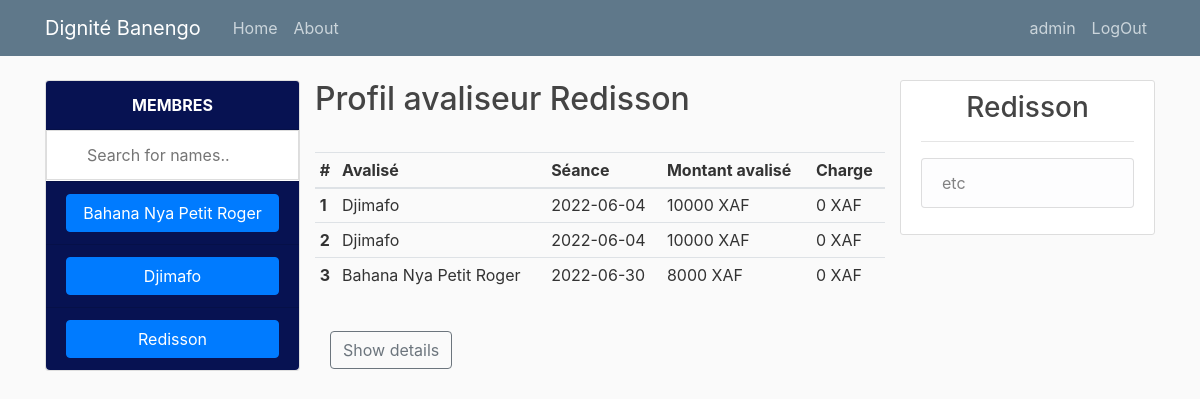
The app's page /profil_avaliseur/?membre=3 (signed in) with its own data.
### tontine/models.py (models this page shows, shortened)
class Membre(models.Model):
    user = models.OneToOneField(User, on_delete=models.CASCADE)
    nom = models.CharField(max_length=100, unique=True)
    matricule = models.CharField(max_length=8, unique=True)
    telephone = models.CharField(max_length=10, blank=True, null=True)
    qualite = models.CharField(max_length=100, blank=True, null=True)
    profession = models.CharField(max_length=100, blank=True, null=True)
    sexe = models.CharField(choices=SEXE_CHOICES, max_length=1)
    date_naissance = models.DateField(blank=True, null=True)
    date_adhesion = models.DateField()
    created = models.DateTimeField(auto_now_add=True)
    updated = models.DateTimeField(auto_now=True)
    cotisation = models.ForeignKey(MontantCotisation, on_delete=models.CASCADE)
    presence = models.ForeignKey(MontantPresence, on_delete=models.CASCADE)
    agape = models.ForeignKey(MontantAgape, on_delete=models.CASCADE)
    bank = models.ForeignKey(MontantBank, on_delete=models.SET_NULL, blank=True, null=True)
    bank_bool = models.BooleanField(default=False)
    cotisation_bool = models.BooleanField(default=False)
    presence_bool = models.BooleanField(default=True)
    total_impaye = models.IntegerField(default=0)
    total_seance = models.IntegerField(default=0)
    total_consigne = models.IntegerField(default=0)
    reserve = models.IntegerField(default=0)

class BeneficiaireTontine(models.Model):
    seance = models.ForeignKey(Seance, on_delete=models.CASCADE)
    membre = models.ForeignKey(Membre, on_delete=models.CASCADE)
    montant = models.PositiveIntegerField()
    avaliseur = models.ForeignKey(Avaliseur, on_delete=models.CASCADE)
    enchere = models.PositiveIntegerField()
    created = models.DateTimeField(auto_now_add=True)
    updated = models.DateTimeField(auto_now=True)
    author= models.ForeignKey(User, on_delete=models.SET_NULL, blank=True, null=True)
    @property
    def charge(self):
        list_beneficier = BeneficiaireTontine.objects.filter(membre=self.membre)
        cap_beneficier = sum([value.montant for value in list_beneficier if value.seance.tontine_is_active==True])
        d = self.membre.cotisation.montant + self.membre.presence.montant + self.membre.agape.montant
        impaye_cotisation = self.membre.total_impaye * (self.membre.cotisation.montant/d)
        impaye_cotisation = int(impaye_cotisation)
        reserve = self.membre.reserve * (self.membre.cotisation.montant/d)
        reserve = int(reserve)
        list_encais = Encaissement.objects.filter(membre=self.membre)
        entrees_cotisation = sum([c.tontine_cotisation for c in list_encais if c.tontine_is_active==True])
        cap_risque = reserve + entrees_cotisation -(impaye_cotisation+cap_beneficier)
        return -min(cap_risque, 0)

class Seance(models.Model):
    date_seance = models.DateField(unique=True)
    president_jour = models.ForeignKey(Membre, on_delete=models.SET_NULL, blank=True, null=True)
    exercice_tontine = models.ForeignKey(ExerciceTontine, on_delete=models.CASCADE)
    exercice_presence = models.ForeignKey(ExercicePresence, on_delete=models.CASCADE)
    closed = models.BooleanField(default=False)
    total_presence = models.IntegerField(default=0)
    total_agape = models.IntegerField(default=0)
    total_tontine = models.IntegerField(default=0)
    total_encais = models.IntegerField(default=0)
    nbechec_agape= models.IntegerField(default=0)
    nbechec_presence= models.IntegerField(default=0)
    nbechec_cotisation= models.IntegerField(default=0)
    mtechec_agape= models.IntegerField(default=0)
    mtechec_presence= models.IntegerField(default=0)
    mtechec_cotisation= models.IntegerField(default=0)
    created = models.DateTimeField(auto_now_add=True)
    updated = models.DateTimeField(auto_now=True)
    author= models.ForeignKey(User, on_delete=models.SET_NULL, blank=True, null=True)
    def __str__(self):
        return str(self.date_seance)
    @property
    def tontine_is_active(self):
        if self.exercice_tontine.is_active:
            return True
        return False

class ExerciceTontine(models.Model):
    date_debut = models.DateTimeField(unique=True)
    date_franchise = models.DateField(unique=True)
    nbre_semaines = models.PositiveIntegerField(default=52)
    is_active = models.BooleanField(default=True)
    created = models.DateTimeField(auto_now_add=True)
    updated = models.DateTimeField(auto_now=True)
    author= models.ForeignKey(User, on_delete=models.SET_NULL, blank=True, null=True)

class MontantCotisation(models.Model):
    montant = models.PositiveIntegerField(unique=True)
    taux_sanction_before = models.PositiveIntegerField(default=30)
    taux_sanction_after = models.PositiveIntegerField(default=50)
    created = models.DateTimeField(auto_now_add=True)
    updated = models.DateTimeField(auto_now=True)

class MontantPresence(models.Model):
    montant = models.PositiveIntegerField(unique=True)
    sanction = models.PositiveIntegerField(unique=True, default=250)
    created = models.DateTimeField(auto_now_add=True)
    updated = models.DateTimeField(auto_now=True)

class MontantAgape(models.Model):
    montant = models.PositiveIntegerField(unique=True)
    created = models.DateTimeField(auto_now_add=True)
    updated = models.DateTimeField(auto_now=True)

class Encaissement(models.Model):
    seance = models.ForeignKey(Seance, on_delete=models.CASCADE)
    membre = models.ForeignKey(Membre, on_delete=models.CASCADE)
    reglement = models.PositiveIntegerField(default=0)
    tontine_presence = models.PositiveIntegerField(default=0)
    tontine_agape = models.PositiveIntegerField(default=0)
    tontine_cotisation = models.PositiveIntegerField(default=0)
    echec_presence = models.BooleanField(default=False)
    echec_agape = models.BooleanField(default=False)
    echec_cotisation = models.BooleanField(default=False)
    called = models.BooleanField(default=False)
    created = models.DateTimeField(auto_now_add=True)
    updated = models.DateTimeField(auto_now=True)
    author= models.ForeignKey(User, on_delete=models.SET_NULL, blank=True, null=True)
    @property
    def tontine_is_active(self):
        if self.seance.tontine_is_active:
            return True
        return False

### tontine/views.py (the view)
# urls.py: path('profil_avaliseur/', views.profil_avaliseur, name='profil_avaliseur'),
@login_required
def profil_avaliseur(request):
	context = {}
	if request.user.is_staff:
		membres = Membre.objects.all().order_by("nom")
		context['membres']= membres
	else:
		if Membre.objects.filter(user=request.user).exists():
			membres = Membre.objects.filter(user=request.user)
			context['membres']= membres
	if request.GET.get('membre'):
		params = request.GET.get('membre')
		membre = get_object_or_404(Membre, pk=params)
		avaliseur = Avaliseur.objects.filter(membre=membre).first()
		mes_avalises = BeneficiaireTontine.objects.filter(avaliseur=avaliseur, seance__exercice_tontine__is_active=True)
		encaissements = Encaissement.objects.filter(membre__in=[c.membre for c in mes_avalises], seance__exercice_tontine__is_active=True).filter(echec_cotisation=True)
		context['membre']= membre
		context['mes_avalises'] = mes_avalises
		context['encaissements']= encaissements
	return render(request, 'tontine/profil_avaliseur.html', context)

### tontine/templates/tontine/profil_avaliseur.html (shortened to what this page needs)
{% extends "tontine/base.html" %}
{% load crispy_forms_tags %}
{% block content %}
<div class="content-fluid">
    <div class="row">
        <div class="col-md-3" style="max-height: 650px; max-width: 400px; overflow: scroll; overflow-x: hidden;">
            <div class="card" style="width: 100%;">
                <div class="card-header" style="background-color: #071252; font-weight: bold; text-align: center; color: white;">
                    MEMBRES
                </div>
                <input type="text" id="myInput"  onkeyup="myFunction()" placeholder="Search for names..">
                <ul id="myUL" class="list-group list-group-flush">
                    {% if request.user.is_staff %}
                        {% for membre in membres %}
                        <li class="list-group-item" style="background-color: #071252;">
                            <a class="btn btn-primary" href="/profil_avaliseur/?membre={{membre.id}}" style="width: 100%;">
                                {{membre.nom}}</a>
                        </li>
                        {% endfor %}
                    {% else %}
                    <li class="list-group-item" style="background-color: #071252;">
                            <a class="btn btn-primary"  href="/profil_avaliseur/?membre={{request.user.membre.id}}" style="width: 100%;">
                                {{request.user.membre.nom}}</a>
                        </li>
                    {% endif %}
                </ul>
              </div>
        </div>
        <div class="col-md-6">
            <div class="row">
                <h2>Profil avaliseur {{membre.nom}}</h2>
                <br>
                <br>
            <br>
                <table class="table table-sm">
                  <thead>
                    <tr>
                      <th scope="col">#</th>
                      <th scope="col">Avalisé</th>
                      <th scope="col">Séance</th>
                      <th scope="col">Montant avalisé</th>
                      <th scope="col">Charge</th>
                    </tr>
                  </thead>
                  <tbody>
                    {% for avalise in mes_avalises %}
                    <tr>
                      <th scope="row">{{ forloop.counter }}</th>
                      <td>{{avalise.membre.nom}} </td>
                      <td>{{avalise.seance}} </td>
                      <td>{{avalise.montant}} XAF</td>
                      <td>{{avalise.charge}} XAF</td>
                    </tr>
                    {% endfor %}
                  </tbody>
                </table>
                <br>
                <br>
            <br>
            </div>
            <br>
            <button id="bn" onclick="checking()" class="btn btn-outline-secondary">Show details</button>
            <br>
            <br>
            <br>
        </div>
        <div class="col-md-3">
            <div class="content-section">
                {% if membre %}
                <h3 style="text-align: center;">{{membre.nom}}</h3>
                {% else %}
                <h3 style="text-align: center;">Pick member</h3>
                {% endif %}
                <hr>
                <p class='text-muted'>
                  <ul class="list-group">
                    <li class="list-group-item list-group-item-light">etc</li>
                  </ul>
                </p>
              </div>
        </div>
    </div>
</div>
{% endblock %}

### tontine/templates/tontine/base.html (shortened to what this page needs)
{% load static %}
<!DOCTYPE html>
<html>
<head>
    <link rel="stylesheet" href="https://maxcdn.bootstrapcdn.com/bootstrap/4.0.0/css/bootstrap.min.css">
    <link href="https://cdn.jsdelivr.net/npm/select2@4.1.0-rc.0/dist/css/select2.min.css" rel="stylesheet" />
    <link rel="stylesheet" type="text/css" href="{% static 'css/main.css' %}">
</head>
<body>
	<header class="site-header">
	  <nav class="navbar navbar-expand-md navbar-dark bg-steel fixed-top">
	    <div class="container">
	      <a class="navbar-brand mr-4" href="{% url 'home' %}">Dignité Banengo</a>
	      <div class="collapse navbar-collapse" id="navbarToggle">
	        <div class="navbar-nav mr-auto">
	          <a class="nav-item nav-link" href="{% url 'home' %}">Home</a>
	          <a class="nav-item nav-link" href="{% url 'about' %}">About</a>
	        </div>
	        <div class="navbar-nav">
	          {% if user.is_authenticated %}
				<a class="nav-item nav-link" href="{% url 'profile' %}">{{ request.user.username }}</a>
				<a class="nav-item nav-link" href="{% url 'logout' %}">LogOut</a>
			  {% else %}
				<a class="nav-item nav-link" href="{% url 'login' %}">Login</a>
				<a class="nav-item nav-link" href="{% url 'inscription' %}">Register</a>
			  {% endif %}
	        </div>
	      </div>
	    </div>
	  </nav>
	</header>
	<main role="main" class="container">
	  <div class="row">
	    <div class="col-md-12">
	      {% block content %}{% endblock %}
	    </div>
	  </div>
	  <br>
	  <br>
	  <br>
	  <br>
	  <br>
	  <br>
	</main>
</body>
</html>

### static/css/main.css (style rules this page uses)
body { background: #fafafa; color: #333333; margin-top: 5rem; }
h1, h2, h3, h4, h5, h6 { color: #444444; }
ul { margin: 0; }
.bg-steel { background-color: #5f788a; }
.site-header .navbar-nav .nav-link { color: #cbd5db; }
.content-section { background: #ffffff; padding: 10px 20px; border: 1px solid #dddddd; border-radius: 3px; margin-bottom: 20px; }

### tontine/templates/tontine/profil_avaliseur.html (style rules this page uses)
#myInput { width: 100%; font-size: 16px; padding: 12px 20px 12px 40px; border: 1px solid #ddd; margin-bottom: 1px; }

### records on screen
Membre: nom "Bahana Nya Petit Roger"
Membre: nom "Djimafo"
Membre: nom "Redisson"
BeneficiaireTontine: membre.nom "Djimafo", seance "2022-06-04", montant "10000", charge "0"
BeneficiaireTontine: membre.nom "Djimafo", seance "2022-06-04", montant "10000", charge "0"
BeneficiaireTontine: membre.nom "Bahana Nya Petit Roger", seance "2022-06-30", montant "8000", charge "0"

### other values on screen
{{ request.user.username }} "admin"
